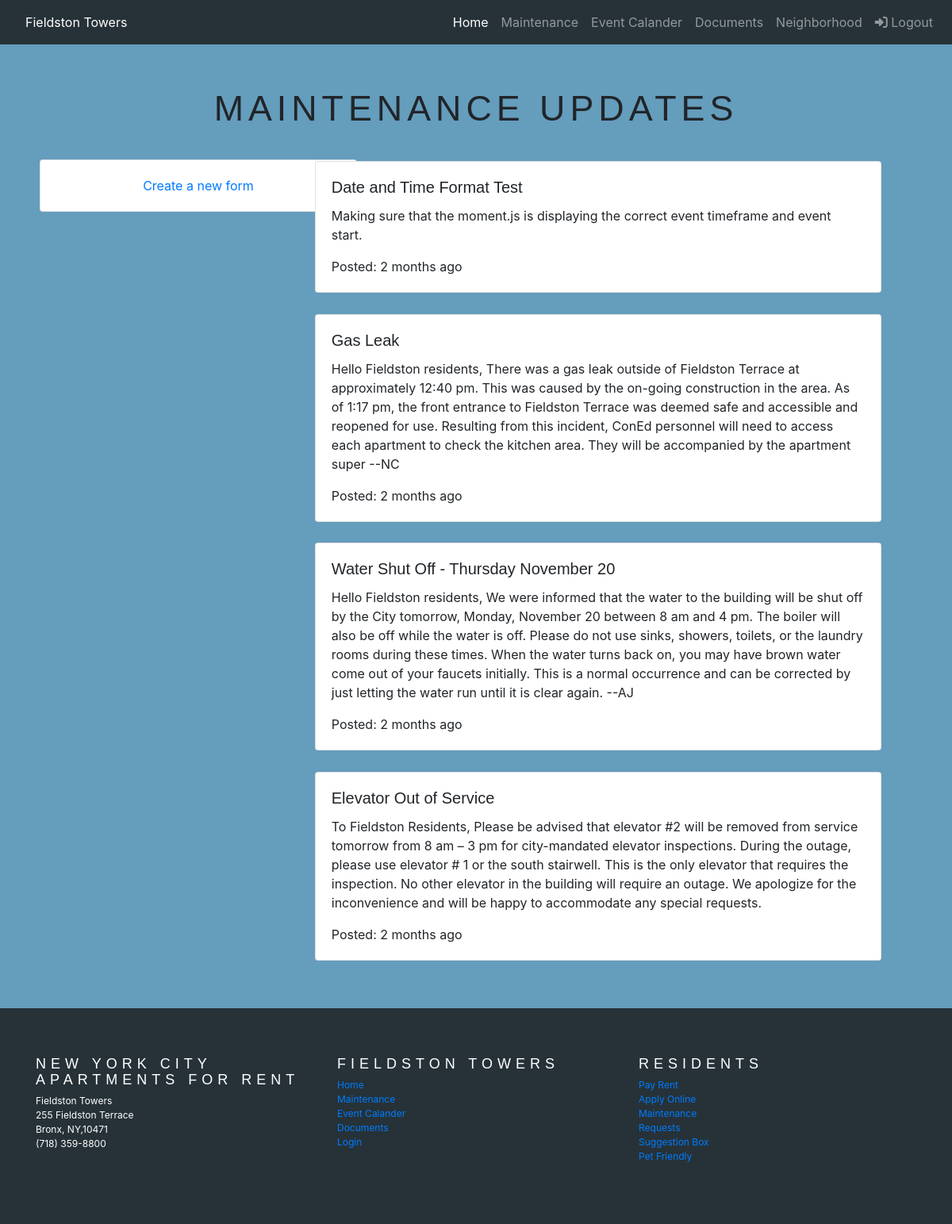
Before: /maintenance (signed in) with the older database file.
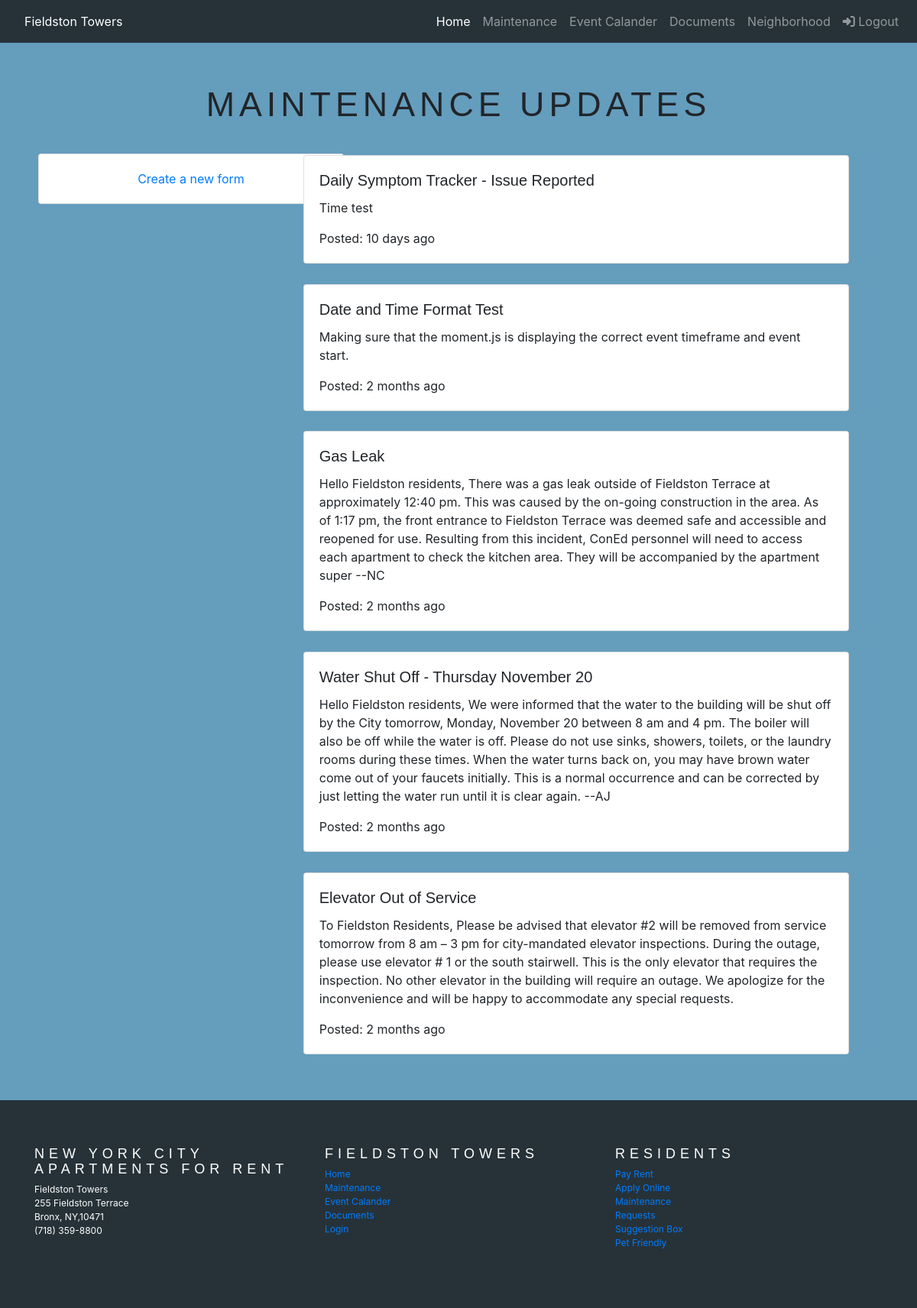
After: the same page with the newer database file.
### app/models.py (models this page shows, shortened)
class Post(db.Model):
    id = db.Column(db.Integer, primary_key=True)
    title = db.Column(db.String(120))
    body = db.Column(db.String)
    start = db.Column(db.Time)
    end = db.Column(db.Time)
    date = db.Column(db.DateTime)
    timestamp = db.Column(db.DateTime, index=True, default=datetime.utcnow())
    author = db.Column(db.String(60))
    user_id = db.Column(db.Integer, db.ForeignKey('user.id'))

### app/routes.py (the view)
@app.route('/maintenance', methods=['GET','POST'])
@login_required
def maintenance():
    posts = Post.query.order_by(Post.date.desc())
    return render_template('maintenance.html', posts=posts)

### app/models.py (called while the page is built)
@login.user_loader
def load_user(id):
    return User.query.get(int(id))

### app/templates/maintenance.html (shortened to what this page needs)
{% extends "base.html" %}
{% block custom_styles %}
<link rel="stylesheet" href="{{ url_for('static', filename='css/maintenance.css') }}">
{% endblock %}
{% block content %}
<main class="background-blue container-fluid topSpace">
    <div>
        <h1 class="h1Size" id="title"> Maintenance Updates</h1>
        <div class="row">
			 <div class="col-md-3">
				<div class="card" id="cardSpace">
					<div class="card-body">
						<a href="{{ url_for('maintenance_form') }}">Create a new form</a>
					</div>
				</div>
            </div>
            <div class="col-md-9">
                {% for post in posts %}
                <div class="cardMaintenance">
                    <div class="card">
                        <div class="card-body">
                            <h5 class="card-title">{{ post.title }}</h5>
                            <p class="card-text">{{ post.body }}</p>
                            <p class="card-text">Posted: {{ moment(post.timestamp).fromNow() }}</p>
                        </div>
                    </div>
                </div>
                {% endfor %}
            </div>
        </div>
    </div>
</main>
{% endblock %}

### app/templates/base.html (shortened to what this page needs)
<!DOCTYPE html>
<html lang="en">
<head>
    {% block head %}
    <link rel="stylesheet" href="https://stackpath.bootstrapcdn.com/bootstrap/4.3.1/css/bootstrap.min.css"
>
    <link rel="stylesheet" href="{{ url_for('static', filename='css/base.css') }}">
    {% block custom_styles %}{% endblock %}
    {% endblock %}
</head>
<body>
{% block navbar %}
<nav class="navbar navbar-dark navbar-expand-sm">
    {% if current_user.is_authenticated %}
    <a class="nav-link" href="{{ url_for('home') }}">Fieldston Towers</a>
    {% else %}
    <a class="nav-link" href="{{ url_for('index') }}">Fieldston Towers</a>
    {% endif %}
    <div class="collapse navbar-collapse justify-content-end" id="navbarNav">
        <ul class="nav navbar-nav">
            <li class="nav-item active">
                {% if current_user.is_authenticated %}
                <a class="nav-link" href="{{ url_for('home') }}">Home</a>
                {% else %}
                <a class="nav-link" href="{{ url_for('index') }}">Home</a>
                {% endif %}
            </li>
            <li class="nav-item">
                {% if current_user.is_authenticated %}
                <a class="nav-link" href="{{ url_for('maintenance') }}">Maintenance</a>
                {% else %}
                <a class="nav-link"
                   href="https://www.apartments.com/fieldston-terrace-bronx-ny/mknebwh/">Availability</a>
                {% endif %}
            </li>
            <li class="nav-item">
                {% if current_user.is_authenticated %}
                <a class="nav-link" href="{{ url_for('events') }}">Event Calander</a>
                {% else %}
                <a class="nav-link" href="{{ url_for('amenities') }}">Amenities</a>
                {% endif %}
            </li>
            <li class="nav-item">
                <a class="nav-link" href="{{ url_for('documents') }}">Documents</a>
            </li>
            <li class="nav-item dropdown">
                <a class="nav-link" href="{{ url_for ('neighborhood') }}">Neighborhood</a>
            </li>
            <li class="nav-item">
                {% if current_user.is_anonymous %}
                <a class="nav-link" href="{{ url_for('login') }}"><span class="fas fa-sign-in-alt"></span> Login</a>
                {% else %}
                <a class="nav-link" href="{{ url_for('logout') }}"><span class="fas fa-sign-in-alt"></span>
                    Logout</a>
                {% endif %}
            </li>
        </ul>
    </div>
</nav>
{% endblock %}
{% block content %}
{% endblock %}
{% block footer %}
<footer id="footer" class="container-fluid topSpace">
    <div class="container">
        <div class="row">
            <div class="col l6 s12">
                <h4 class="footerTitles">New York City Apartments for Rent</h4>
                <p id="footerText">
                    Fieldston Towers<br/>
                    255 Fieldston Terrace<br/>
                    Bronx, NY,10471<br/>
                    (718) 359-8800<br/>
                </p>
            </div>
            <div class="col l4 s12">
                <h4 class="footerTitles">Fieldston Towers</h4>
                <ul class="footerList">
                    {% if current_user.is_authenticated %}
                    <li><a href="{{ url_for('home') }}">Home</a></li>
                    {% else %}
                    <li><a href="{{ url_for('index') }}">Home</a></li>
                    {% endif %}
                    {% if current_user.is_authenticated %}
                    <li><a href="{{ url_for('maintenance') }}">Maintenance</a></li>
                    {% else %}
                    <li><a
                            href="https://www.apartments.com/fieldston-terrace-bronx-ny/mknebwh/">Availability</a></li>
                    {% endif %}
                    {% if current_user.is_authenticated %}
                    <li><a href="{{ url_for('events') }}">Event Calander</a></li>
                    {% else %}
                    <li><a href="{{ url_for('amenities') }}">Amenities</a></li>
                    {% endif %}
                    <li><a href="{{ url_for('documents') }}">Documents</a></li>
                    <li><a href="{{ url_for('login') }}">Login</a></li>
                </ul>
            </div>
            <div class="col l2 s12">
                <h4 class="footerTitles">Residents</h4>
                <ul class="footerList">
                    <li><a href="#">Pay Rent</a></li>
                    <li><a href="#">Apply Online</a></li>
                    <li><a href="#">Maintenance</a></li>
                    <li><a href="#">Requests</a></li>
                    <li><a href="#">Suggestion Box</a></li>
                    <li><a href="#">Pet Friendly</a></li>
                </ul>
            </div>
        </div>
    </div>
</footer>
{% endblock %}
</body>
</html>

### app/static/css/base.css (style rules this page uses)
nav { background-color: #263238; }
.nav-link { color: white; }
#footer { background-color: #263238; }
.footerTitles { font-family: Raleway, sans-serif; letter-spacing: 6px; font-weight: 400; text-transform: uppercase; font-size: 18px; line-height: 20px; color:white; magrin:1.14rem 0 0.912rem 0; }
.footerList { padding-left: 0; list-style-type: none; font-size: 12px; }
#footerText { font-size: 12px; color: white; }
.topSpace { padding:5% 0; }
.background-blue { background-color: #659dbd; background-repeat: no-repeat; background-size: auto; }
.h1Size { font-size: 2.8rem; }
.card-title { font-family: Raleway, sans-serif !important; }

### app/static/css/maintenance.css (style rules this page uses)
.cardMaintenance { width: 80%; margin-left: 10%; margin-top: 3%; }
#cardSpace { margin-top: 25px; margin-left: 50px; width: 400px; text-align: center; }
#title { font-family: Raleway, sans-serif; letter-spacing: 6px; font-weight: 400; line-height: 40px; text-transform: uppercase; margin-bottom: 20px; text-align: center; }

Changed rows visible on the page:
added Post: title "Daily Symptom Tracker - Issue Reported", body "Time test", timestamp "10 days ago"
